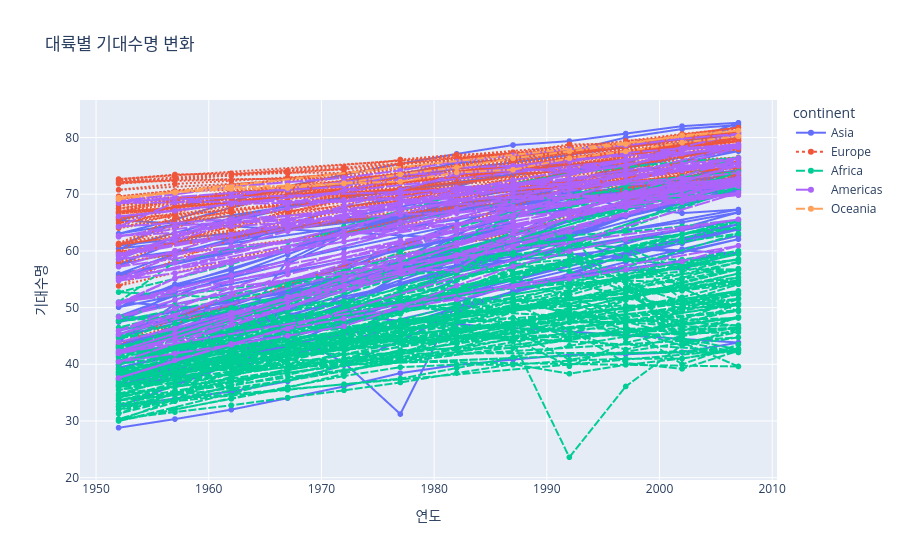

The code cell stored with this chart in its notebook:
### Code cell
# px.line

# 예제 3 - line 고유 기능
fig = px.line(df_gapminder, x="year", y="lifeExp",
              color="continent",
              line_dash="continent",
              markers=True,
              title="대륙별 기대수명 변화",
              labels={"year": "연도", "lifeExp": "기대수명"})

# line_dash="continent"
# "continent" 컬럼의 값별로 선 스타일을 다르게
fig.show()

### Figure 1 — Plotly figure (JSON) as saved in the notebook; plotly's stock layout.template omitted (floating-point values rounded to 4 significant figures; data arrays with more than 128 entries replaced by an {"elided": "..."} marker saying what was removed)
{"data": [{"hovertemplate": "continent=Asia<br>연도=%{x}<br>기대수명=%{y}<extra></extra>", "legendgroup": "Asia", "line": {"color": "#636efa", "dash": "solid"}, "marker": {"symbol": "circle"}, "mode": "lines+markers", "name": "Asia", "showlegend": true, "type": "scattergl", "x": {"elided": "396 int values"}, "xaxis": "x", "y": {"elided": "396 float values"}, "yaxis": "y"}, {"hovertemplate": "continent=Europe<br>연도=%{x}<br>기대수명=%{y}<extra></extra>", "legendgroup": "Europe", "line": {"color": "#EF553B", "dash": "dot"}, "marker": {"symbol": "circle"}, "mode": "lines+markers", "name": "Europe", "showlegend": true, "type": "scattergl", "x": {"elided": "360 int values"}, "xaxis": "x", "y": {"elided": "360 float values"}, "yaxis": "y"}, {"hovertemplate": "continent=Africa<br>연도=%{x}<br>기대수명=%{y}<extra></extra>", "legendgroup": "Africa", "line": {"color": "#00cc96", "dash": "dash"}, "marker": {"symbol": "circle"}, "mode": "lines+markers", "name": "Africa", "showlegend": true, "type": "scattergl", "x": {"elided": "624 int values"}, "xaxis": "x", "y": {"elided": "624 float values"}, "yaxis": "y"}, {"hovertemplate": "continent=Americas<br>연도=%{x}<br>기대수명=%{y}<extra></extra>", "legendgroup": "Americas", "line": {"color": "#ab63fa", "dash": "longdash"}, "marker": {"symbol": "circle"}, "mode": "lines+markers", "name": "Americas", "showlegend": true, "type": "scattergl", "x": {"elided": "300 int values"}, "xaxis": "x", "y": {"elided": "300 float values"}, "yaxis": "y"}, {"hovertemplate": "continent=Oceania<br>연도=%{x}<br>기대수명=%{y}<extra></extra>", "legendgroup": "Oceania", "line": {"color": "#FFA15A", "dash": "dashdot"}, "marker": {"symbol": "circle"}, "mode": "lines+markers", "name": "Oceania", "showlegend": true, "type": "scattergl", "x": [1952, 1957, 1962, 1967, 1972, 1977, 1982, 1987, 1992, 1997, 2002, 2007, 1952, 1957, 1962, 1967, 1972, 1977, 1982, 1987, 1992, 1997, 2002, 2007], "xaxis": "x", "y": [69.12, 70.33, 70.93, 71.1, 71.93, 73.49, 74.74, 76.32, 77.56, 78.83, 80.37, 81.23, 69.39, 70.26, 71.24, 71.52, 71.89, 72.22, 73.84, 74.32, 76.33, 77.55, 79.11, 80.2], "yaxis": "y"}], "layout": {"legend": {"title": {"text": "continent"}, "tracegroupgap": 0}, "title": {"text": "대륙별 기대수명 변화"}, "xaxis": {"anchor": "y", "domain": [0, 1], "title": {"text": "연도"}}, "yaxis": {"anchor": "x", "domain": [0, 1], "title": {"text": "기대수명"}}}}
